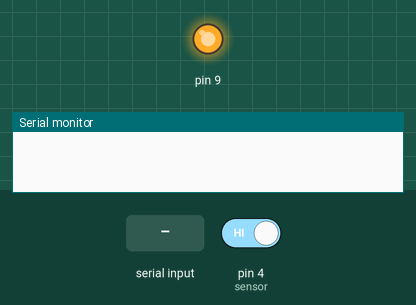
Simulated run of this sketch. Board: Arduino Uno, built with avr-gcc and run on an emulated ATmega328P. Parts: output pins drawn as LEDs (lit = HIGH), the last lines printed to the serial monitor. Inputs (shaded band) come from the test bench; at power-on: pin 4 (sensor) HIGH. The modem accepts every AT command (registered, SIM ready, sends succeed) and sends nothing else.

Above: at 1.1 s.
At 10.2 s:
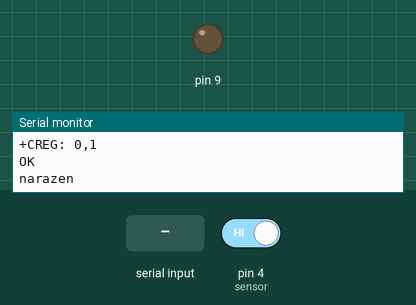
10.3 s: pin 4 (sensor) driven LOW
12.0 s: "ARM\n" received over the second serial link
13.6 s: "DISABLE\n" received over the second serial link
15.1 s: "TRIGGERED\n" received over the second serial link
Timing chart, 0 to 17.7 s (numbered marks = the images above; inputs shaded):
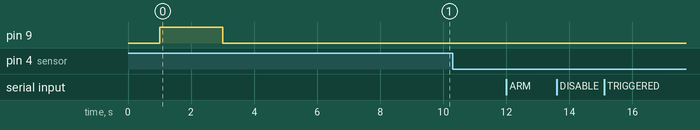

The sketch:

stikalo.ino
```cpp
/*  ==============================
 *
 *  NAVODILA
 *
 *  prvi pin STIKALA priklopi na GND
 *  drugi pin STIKALA priklopi na DIGITAL 4
 *
 *  ===============================
 */
#include <SoftwareSerial.h>

// create software serial object to communicate with SIM900
SoftwareSerial mySerial(7, 8); //SIM900 Tx & Rx is connected to Arduino #7 & #8

// common settings
enum ALARM_STATE_ENUM { DISABLED, ARMED, TRIGGERED }; // status 0, 1, 2
ALARM_STATE_ENUM alarm_state = DISABLED;

// settings for switch
const int sensor = 4; // sensor PIN number
bool changed = false;
int tmp = 0;
int switch_state = 0; // 0 close - 1 open switch

// settings for reading input
const byte num_chars = 32;
char received_chars_ard[num_chars]; // an array to store received data
bool new_data = false;

// settings for finite state machine
bool alarm_state_change = false;

// common setup
void setup(){
  Serial.begin(9600);
  pinMode(sensor, INPUT_PULLUP);
  SIM900power();

  // begin serial communication with Arduino and SIM900
  mySerial.begin(9600);

  Serial.println("Initializing...");
  delay(1000);

  mySerial.println("AT"); //Handshaking with SIM900
  updateSerial();
  mySerial.println("AT+CSQ"); //Signal quality test, value range is 0-31 , 31 is the best
  updateSerial();
  mySerial.println("AT+CCID"); //Read SIM information to confirm whether the SIM is plugged
  updateSerial();
  mySerial.println("AT+CREG?"); //Check whether it has registered in the network
  updateSerial();
}

// ========================
//   MAIN LOOP
// ========================
void loop(){

  // update serial
  updateSerial();

  // check alarm state and change it if need to
  change_alarm_state();

  // read from switch
  read_switch();
  delay(10);

  // read from serial input
  read_serial();
  delay(10);
  print_to_serial_from_serial_input();

  // print status
  print_status();

}

// ========================
//   UPDATE SERIAL
// ========================
void updateSerial() {
  delay(500);
  while (Serial.available()) {
    mySerial.write(Serial.read()); // forward what Serial received to Software Serial Port
  }
  while(mySerial.available()) {
    Serial.write(mySerial.read()); // forward what Software Serial received to Serial Port
  }
}

// ========================
//   POWER ON SIM900
// ========================
void SIM900power() {
  pinMode(9, OUTPUT);
  digitalWrite(9,LOW);
  delay(1000);
  digitalWrite(9,HIGH);
  delay(2000);
  digitalWrite(9,LOW);
  delay(3000);
}

// ========================
//   CHANGE ALARM STATE
// ========================
void change_alarm_state() {
  switch(alarm_state) {
    case DISABLED:
      if (strcmp(received_chars_ard, "ARM") == 0) {
        alarm_state = ARMED;
        Serial.println("Alarm is ARMED!");
        alarm_state_change = true;
        break;
      }
    alarm_state_change = false;
    break;
    case ARMED:
      if (strcmp(received_chars_ard, "DISABLE") == 0) {
        alarm_state = DISABLED;
        Serial.println("Alarm is DISABLED!");
        alarm_state_change = true;
        break;
      }
      if ((strcmp(received_chars_ard, "TRIGGERED") == 0) or (switch_state == HIGH)) {
        alarm_state = TRIGGERED;
        Serial.println("Alarm is TRIGGERED!");
        alarm_state_change = true;
        break;
      }
    alarm_state_change = false;
    break;
    case TRIGGERED:
      if (strcmp(received_chars_ard, "DISABLE") == 0) {
        alarm_state = DISABLED;
        Serial.println("Alarm is DISABLED!");
        alarm_state_change = true;
        break;
      }
    alarm_state_change = false;
    break;
  }
}

// ========================
//   READ FROM SERIAL
// ========================
void read_serial() {
  static byte ndx = 0;
  char end_marker = '\r';
  char rc;

  // if (Serial.available() > 0) {
  while (Serial.available() > 0 && new_data == false) {
    rc = Serial.read();

    if (rc != end_marker) {
      received_chars_ard[ndx] = rc;
      ndx++;
      if (ndx >= num_chars) {
        ndx = num_chars - 1;
      }
    }
    else {
      received_chars_ard[ndx] = '\0'; // terminate the string
      ndx = 0;
      new_data = true;
    }
  }
}

// ========================
//   PRINT TO SERIAL FROM SERIAL READ
// ========================
void print_to_serial_from_serial_input() {
  if (new_data == true) {
    Serial.println(received_chars_ard);
    new_data = false;
  }
}

// ========================
//   READ FROM SWITCH
// ========================
void read_switch() {
  switch_state = digitalRead(sensor);

  if(tmp == switch_state){
    changed = false;
  }
  if(tmp != switch_state){
    changed = true;
    tmp = switch_state;
  }

  // read from SWITCH
  switch(switch_state){
    case HIGH:
    if(changed){
      Serial.println("narazen");
      changed = false;
      break;
    }
    else{
      break;
    }
    case LOW:
    if(changed){
      Serial.println("skupaj");
      changed = false;
      break;
    }
    else{
      break;
    }
  }
}

// ========================
//  PRINT STATUS
// ========================
void print_status() {
  if((strcmp(received_chars_ard, "STATUS") == 0)) {
    switch(alarm_state) {
    case 0:
      Serial.println("STATUS is: DISABLED");
      memset(received_chars_ard,0,num_chars);
      break;
    case 1:
      Serial.println("STATUS is: ARMED");
      memset(received_chars_ard,0,num_chars);
      break;
    case 2:
      Serial.println("STATUS is: TRIGGERED");
      memset(received_chars_ard,0,num_chars);
      break;
    }
  }
}

// ========================
//   SEND SMS STATUS
// ========================
void send_sms_status(){

}

// ========================
//   SEND SMS DISABLED
// ========================
void send_sms_disable(){

}

// ========================
//   SEND SMS ARMED
// ========================
void send_sms_armed(){

}

// ========================
//   SEND SMS TRIGGERED
// ========================
void send_sms_triggered(){

}

// ========================
//   RECEIVE SMS STATUS
// ========================
void receive_sms_status(){

}

// ========================
//   RECEIVE SMS DISABLE
// ========================
void receive_sms_disable(){

}

// ========================
//   RECEIVE SMS ARM
// ========================
void receive_sms_arm(){

}
```
